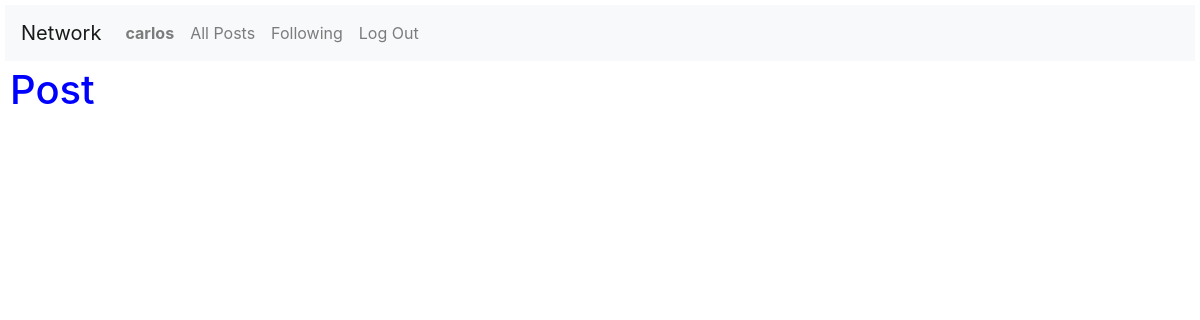
The page /postPage/30 (signed in) on the database as committed earlier.
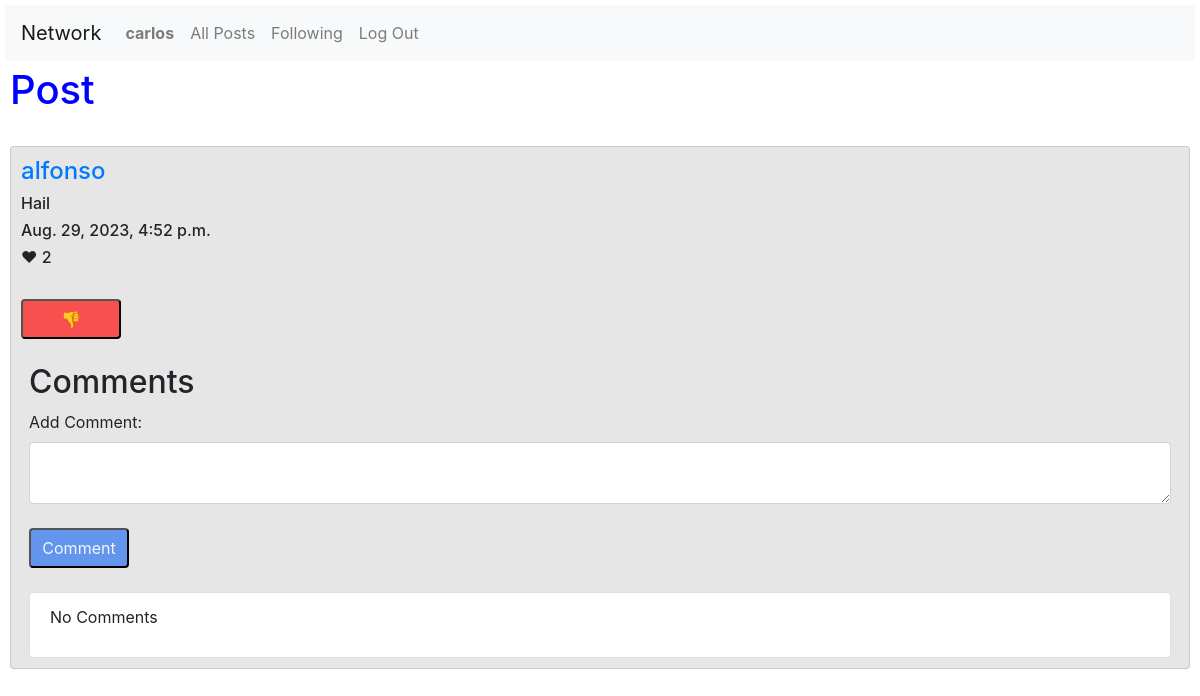
The same page on the database as committed later.
### network/models.py (models this page shows, shortened)
class Post(models.Model):
    user = models.ForeignKey(User, on_delete=models.CASCADE, related_name="poster")
    content = models.TextField(max_length=180, null=False)
    timestamp = models.DateTimeField(auto_now_add=True)
    like = models.IntegerField(default=0)

class User(AbstractUser):
    pass

### network/views.py (the view)
# urls.py: path("postPage/<int:post_id>", views.post_page, name="post_page"),
@csrf_exempt
def post_page(request, post_id):
    try:
        post = Post.objects.get(id=post_id)
    except Post.DoesNotExist:
        return JsonResponse({"error": "Post Not Found"}, status=404)
    if request.method == "GET":
        comments = Comment.objects.filter(post_id=post_id)
        comment_list = []
        for i in range(0, len(comments)):
            comment_list.append(comments[i])
        comment_list.sort(key=lambda comment: comment.id, reverse=True)
        likes = UserLike.objects.filter(user_id=request.user.id)
        like_post = []
        for i in range(0, len(likes)):
            like_post.append(likes[i].post_like)
        if post in like_post:
            likes = "Yes"
        else:
            likes = "Not"
        return render(request, "network/post.html", {
            "post": post,
            "comments": comment_list,
            "likes": likes})

### network/templates/network/post.html (shortened to what this page needs)
{% extends "network/layout.html" %}
{% block body %}
    <h1>Post</h1>
    <br>
    {% if likes == 'Yes' %}
        <div class="card">
                <h4><a href="{% url 'profile' post.user %}">{{post.user}}</a></h4>
                <div id="post_{{post.id}}">
                    <h6 id="h6_{{post.id}}">{{post.content}}</h6>
                    <h6>{{post.timestamp}}</h6>
                    <h6 id="like_{{post.id}}">&#10084; {{post.like}}</h6>
                    <br>
                    {% if user.is_authenticated %}
                        {% if likes == 'Yes' %}
                            <div id="div_dislike_{{post.id}}" style="display: block;">
                                <button style="background-color:  rgb(248, 79, 79); border-radius: 4px;" name="dislike" value="{{post.id}}">&#128078;</button>
                            </div>
                        {% endif %}
                    {% endif %}
                </div>
                <br>
            <div class="mx-2">
                <h2>Comments</h2>
                {% if user.is_authenticated%}
                <form action="{% url 'comment' post.id %}" method="post">
                    <label>Add Comment:</label>
                    <div>
                        <textarea autocomplete="off" class="form-control" name="comment"></textarea>
                    </div>
                    <br>
                    <button type="submit" style="background-color: cornflowerblue; border-radius: 4px;">Comment</button>
                </form>
                {% endif %}
                <br>
                <ul class="list-group">
                    {% if comments %}
                        {% for comment in comments %}
                        <li class="list-group-item">
                            <h6>{{comment.comment}}</h6>
                            <p>Posted by <b>{{comment.author}}</b></p>
                            <p>{{comment.timedate}}</p>
                        </li>
                        {% endfor %}
                    {% else %}
                        <li class="list-group-item">
                            <p>No Comments</p>
                        </li>
                    {% endif %}
                </ul>
            </div>
        </div>
    {% endif %}
{% endblock %}

Rows that differ between the two databases and show on the page:
now on this page (row edited): Post: user "alfonso", content "Hail", timestamp "Aug. 29, 2023, 4:52 p.m.", like "2"
Other text that changed with them:
text now shown: "❤ 👎 Comments Add Comment: Comment No Comments"
